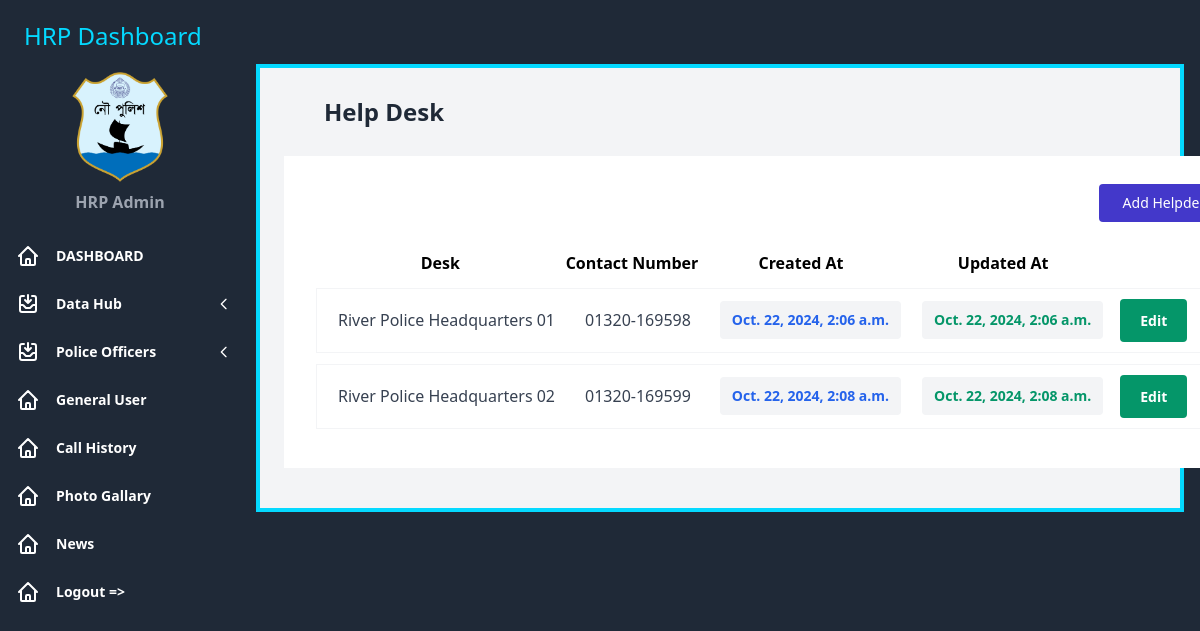
/helpdesk (signed in), run on the app's committed database.
### datahub/models.py (models this page shows, shortened)
class HelpDesk(models.Model):
    name = models.CharField(max_length=255, blank=False, null=False)
    name_bn = models.CharField(max_length=255, blank=False, null=False)
    phone_number = models.CharField(max_length=15, blank=False, null=False)
    created_at = models.DateTimeField(auto_now_add=True)
    updated_at = models.DateTimeField(auto_now=True)

### datahub/views.py (the view)
# urls.py: path('helpdesk', helpdesk, name='helpdesk'),
@login_required
def helpdesk(request, *args, **kwargs):
    hd = HelpDesk.objects.all()
    context = {
        'hd': hd,
    }
    return render(request, 'datahub/helpdesk.html', context)

### template/datahub/helpdesk.html (shortened to what this page needs)
{% extends 'datahub/base.html' %}  {% block content %}
<div class="sm:px-6 w-full">
  <div class="px-4 md:px-10 py-4 md:py-7">
    <div class="flex items-center justify-between">
      <p
        tabindex="0"
        class="focus:outline-none text-base sm:text-lg md:text-xl lg:text-2xl font-bold leading-normal text-gray-800"
      >
        Help Desk
      </p>
    </div>
  </div>
  <div class="bg-white py-4 md:py-7 px-4 md:px-8 xl:px-10">
    <div class="sm:flex items-center justify-between">
      <a
        href="/helpdesk/add"
        class="focus:ring-2 focus:ring-offset-2 focus:ring-indigo-600 mt-4 sm:mt-0 inline-flex items-start justify-start px-6 py-3 bg-indigo-700 hover:bg-indigo-600 focus:outline-none rounded"
      >
        <p class="text-sm font-medium leading-none text-white">Add Helpdesk Contact</p>
      </a>
    </div>
    <div class="mt-7 overflow-x-auto">
      <table class="w-full whitespace-nowrap">
        <thead>
            <tr>
                <th>Desk</th>
                <th>Contact Number</th>
                <th>Created At</th>
                <th>Updated At</th>
                <th></th>
                <th></th>
            </tr>
            <tr class="h-3"></tr>
        </thead>
        <tbody>
            {% for e in hd %}
          <tr
            tabindex="0"
            class="focus:outline-none h-16 border border-gray-100 rounded"
          >
            <td class="">
              <div class="flex items-center pl-5">
                <p
                  class="text-base font-medium leading-none text-gray-700 mr-2"
                >
                  {{e.name}}
                </p>
              </div>
            </td>
            <td class="">
                <div class="flex items-center pl-5">
                  <p
                    class="text-base font-medium leading-none text-gray-700 mr-2"
                  >
                    {{e.phone_number}}
                  </p>
                </div>
              </td>
            <td class="pl-5">
              <button
                class="font-bold py-3 px-3 text-sm focus:outline-none leading-none text-blue-600 bg-gray-100 rounded"
              >
                {{e.created_at}}
              </button>
            </td>
            <td class="pl-5">
                <button
                  class="py-3 px-3 text-sm focus:outline-none leading-none text-green-600 font-bold bg-gray-100 rounded"
                >
                  {{e.updated_at}}
                </button>
              </td>
            <td class="pl-4">
              <a
                href="/helpdesk/edit/{{e.id}}"
                class="font-bold focus:ring-2 focus:ring-offset-2 focus:ring-red-300 text-sm leading-none text-white py-3 px-5 bg-green-600 rounded hover:bg-green-800 focus:outline-none"
              >
                Edit
              </a>
            </td>
            <td class="pl-4">
              </td>
          </tr>
          <tr class="h-3"></tr>
          {% endfor %}
        </tbody>
      </table>
    </div>
  </div>
</div>
{% endblock content %}

### data on the page
HelpDesk: name "River Police Headquarters 01", phone_number "01320-169598", created_at "Oct. 22, 2024, 2:06 a.m.", updated_at "Oct. 22, 2024, 2:06 a.m."
HelpDesk: name "River Police Headquarters 02", phone_number "01320-169599", created_at "Oct. 22, 2024, 2:08 a.m.", updated_at "Oct. 22, 2024, 2:08 a.m."
